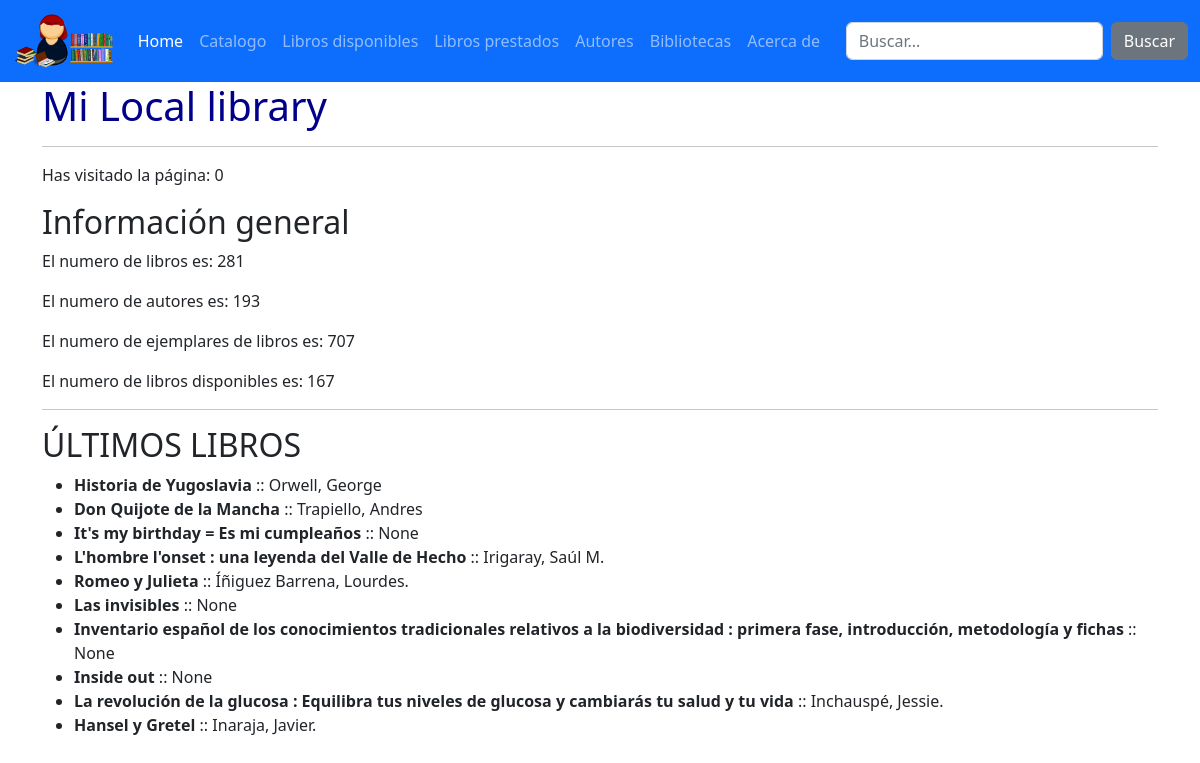
Screenshot of /catalogo/ with the database file from the repository.
### catalog/models.py (models this page shows, shortened)
class Book(models.Model):
    title = models.CharField(max_length=200)
    author = models.ForeignKey('Author',
        on_delete=models.SET_NULL,  ##que pasa si borramos el autor?
        null=True) #puede ser nulo?
    summary = models.TextField(
        max_length=1000,        #resumen va a ser un campo de texto largo
        help_text='Enter a brief description of the book',
        blank = True) #como opcional
    isbn = models.CharField(
        'ISBN', max_length=13,
         help_text='13 Character <a href="https://www.isbn-international.org/content/what-isbn">ISBN number</a>')
    genre = models.ManyToManyField('Genre',
        help_text='Select a genre for this book')
    language = models.ForeignKey('Language', on_delete=models.SET_NULL, null=True)
    def display_genre(self):
        """Create a string for the Genre. This is required to display genre in Admin."""
        return ', '.join(genre.name for genre in self.genre.all()[:3])
    display_genre.short_description = 'Genre'

class Author (models.Model):
    first_name = models.CharField(max_length=100)
    last_name = models.CharField(max_length=100)
    date_of_birth = models.DateField(null=True, blank=True)
    date_of_death = models.DateField('Died', null=True, blank=True)
    class Meta:
            ordering = ['last_name', 'first_name']
    def __str__(self):
        return f'{self.last_name}, {self.first_name}'

### catalog/views.py (the view)
# urls.py: path('',index, name ='index'),
def index(request):
    num_books=Book.objects.all().count()
    num_instances=Bookinstance.objects.all().count()
    num_instances_available=Bookinstance.objects.filter(status='a').count()
    num_authors=Author.objects.count()
    num_visits=request.session.get('num_visits', 0)
    request.session['num_visits'] = num_visits+1
    ultimoslibros = Book.objects.all().order_by('-id')[:10]
    return render(
        request,
        'index.html',
        context={
            'num_books':num_books,
            'num_instances':num_instances,
            'num_instances_available':num_instances_available,
            'num_authors':num_authors,
            'num_visits':num_visits,
            'ultimoslibros':ultimoslibros},
    )

### catalog/templates/index.html (shortened to what this page needs)
{% extends "base.html" %}
{% block content %}
    <h1>Mi Local library</h1>
    <hr>
    <p>Has visitado la página: {{num_visits}}</p>
    <h2>Información general</h2>
    <p>El numero de libros es: {{ num_books }}</p>
    <p>El numero de autores es: {{ num_authors }}</p>
    <p>El numero de ejemplares de libros es: {{ num_instances }}</p>
    <p>El numero de libros disponibles es: {{ num_instances_available }}</p>
    <hr>
    <h2>ÚLTIMOS LIBROS</h2>
    <ul>
        {% for book in ultimoslibros %}
            <li><strong>{{ book.title }}</strong> :: {{ book.author }}</li>
        {% endfor %}
    </ul>
{% endblock %}

### catalog/templates/base.html (shortened to what this page needs)
{% load static %}
<!DOCTYPE html>
<html lang="es">
  <head>
    <link
      href="https://cdn.jsdelivr.net/npm/bootstrap@5.2.2/dist/css/bootstrap.min.css"
      rel="stylesheet"
    />
    <link
      rel="stylesheet"
      href="https://cdn.jsdelivr.net/npm/bootstrap-icons@1.10.2/font/bootstrap-icons.css"
    />
    <link rel="stylesheet" href="{% static 'css/custom_styles.css' %}" />
  </head>
  <body>
    {% include "includes/nav.html" %}
    <div class="container">
      {% include "includes/messages.html" %} {% block content %}{% endblock %}
    </div>
  </body>
</html>

### catalog/templates/includes/nav.html (shortened to what this page needs)
{% load static %}
<nav class="navbar navbar-expand-lg navbar-dark bg-primary">
  <div class="container-fluid">
    <a class="navbar-brand" href="/"
      ><img src="{% static 'img/logo.svg' %}" height="56px" alt="Library"
    /></a>
    <div class="collapse navbar-collapse" id="navbarColor01">
      <ul class="navbar-nav me-auto">
        <li class="nav-item">
          <a class="nav-link active" href="#"
            >Home
          </a>
        </li>
        <li class="nav-item">
          <a class="nav-link" href="/catalogo">Catalogo</a>
        </li>
        <li class="nav-item">
          <a class="nav-link" href="{%  url 'lista-libros' %}"
            >Libros disponibles</a
          >
        </li>
        <li class="nav-item">
          <a class="nav-link" href="{% url 'prestados' %}">Libros prestados</a>
        </li>
        <li class="nav-item">
          <a class="nav-link" href="{% url 'lista-autores' %}">Autores</a>
        </li>
        <li class="nav-item">
          <a class="nav-link" href="{% url 'bibliotecas-index' %}"
            >Bibliotecas</a
          >
        </li>
        <li class="nav-item">
          <a class="nav-link" href="{% url 'acercade' %}">Acerca de</a>
        </li>
      </ul>
      <form class="d-flex" action="{% url 'buscar' %}">
        <input
          class="form-control me-sm-2"
          type="text"
          name="q"
          placeholder="Buscar..."
          {%
          if
          busqueda
          %}
          value="{{ busqueda }}"
          {%
          endif
          %}
          required
        />
        <button class="btn btn-secondary my-2 my-sm-0" type="submit">
          Buscar
        </button>
      </form>
    </div>
  </div>
</nav>

### catalog/static/css/custom_styles.css (style rules this page uses)
h1 { color: darkblue; }

### rows the page displays
Book: title "Historia de Yugoslavia", author "Orwell, George"
Book: title "Don Quijote de la Mancha", author "Trapiello, Andres"
Book: title "It's my birthday = Es mi cumpleaños", author "None"
Book: title "L'hombre l'onset : una leyenda del Valle de Hecho", author "Irigaray, Saúl M."
Book: title "Romeo y Julieta", author "Íñiguez Barrena, Lourdes."
Book: title "Las invisibles", author "None"
Book: title "Inventario español de los conocimientos tradicionales relativos a la biodiversidad : primera fase, introducción, metodología y fichas", author "None"
Book: title "Inside out", author "None"
Book: title "La revolución de la glucosa : Equilibra tus niveles de glucosa y cambiarás tu salud y tu vida", author "Inchauspé, Jessie."
Book: title "Hansel y Gretel", author "Inaraja, Javier."

### other values shown
{{ num_visits }} "0"
{{ num_books }} "281"
{{ num_authors }} "193"
{{ num_instances }} "707"
{{ num_instances_available }} "167"
